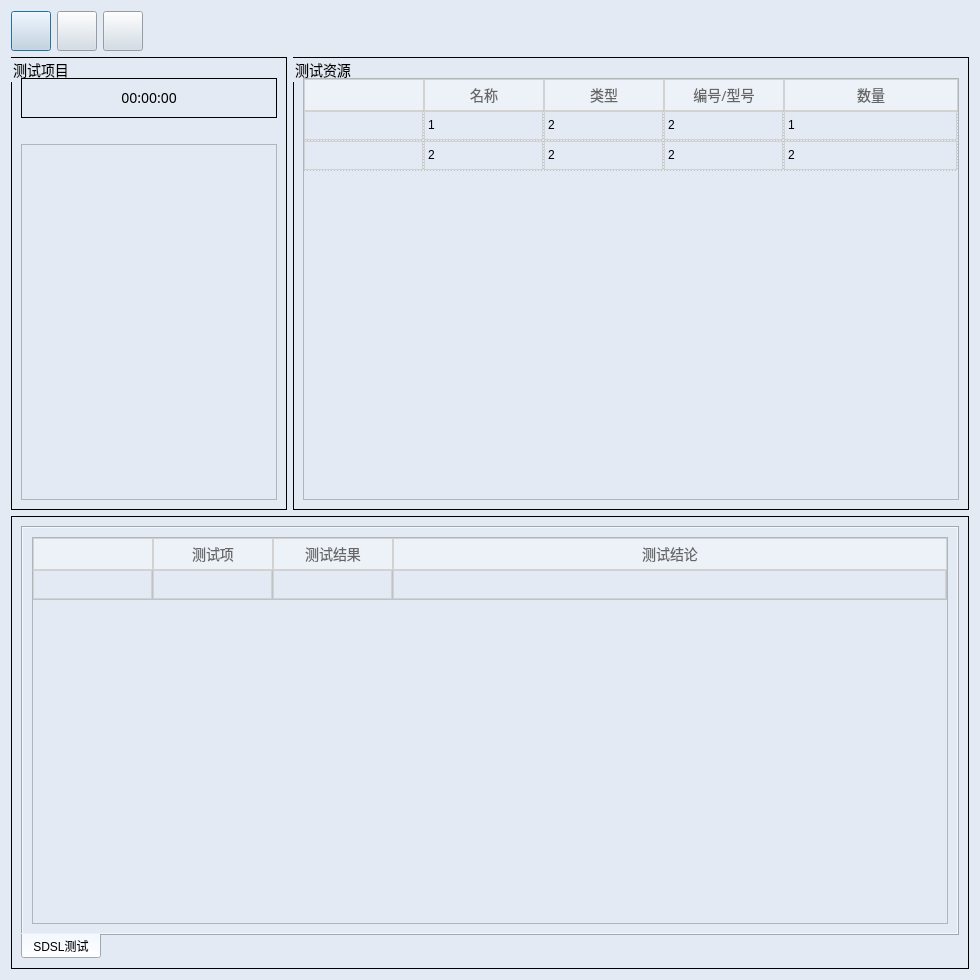
<?xml version="1.0" encoding="UTF-8"?>
<ui version="4.0">
 <class>Dialog</class>
 <widget class="QDialog" name="Dialog">
  <property name="geometry">
   <rect>
    <x>0</x>
    <y>0</y>
    <width>980</width>
    <height>980</height>
   </rect>
  </property>
  <property name="font">
   <font>
    <family>Microsoft YaHei</family>
    <pointsize>14</pointsize>
   </font>
  </property>
  <property name="windowTitle">
   <string>Dialog</string>
  </property>
  <property name="styleSheet">
   <string notr="true">QDialog{
background-color:#E3EAF4;
margin-top:10px;
}

QTextBrower{
background-color:#E3EAF4;
border-width:0;border-style:outset
}

QLineEdit{
background-color:#E3EAF4;
}

QWidget{
background-color:#E3EAF4;
}

QStackedWidget{
background-color:#E3EAF4;
}

QLabel{
font-size:14px;
font-family:Microsoft YaHei;
background-color:#E3EAF4;
}

QGroupBox{
font-size:14px;
font-family:Microsoft YaHei;
border:1px solid rgb(0, 0, 0);
background-color:#E3EAF4;
}


QToolBar{
background-color:#D5D5D5;
height:30px;
border:None;
padding:1px;
}
/****QTreeWidget****/
QTreeWidget{
background-color:#E3EAF4;
padding-top:20px;
padding-left:10px;
margin-top:20px;
}
QTreeView::item{
font: 14px;
}
QTreeView::item:selected{
selection-color: #1F95FF;
}
QTreeView::item:hover{
background-color:#D0DAE5;
}

QTreeView::branch:has-children:!has-siblings:closed,
QTreeView::branch:closed:has-children:has-siblings {
border-image: none;
image: url(imgs/common/plus.png);
}

QTreeView::branch:open:has-children:!has-siblings,
QTreeView::branch:open:has-children:has-siblings  {
border-image: none;
image: url(imgs/common/Minus.png);
}

QTreeView::branch:!has-children:!has-siblings:adjoins-item {
    border-image: url(imgs/common/tree.png);
}
QTableWidget{
outline: none;
selection-color:#666666;
alternate-background-color:#F9FAFC;
}
QTableCornerButton::section{
background: #EDF2F8;
}
QTableWidget::item{
font-size:14px;
line-height:30px;
border:1px solid #D2D2D2;
}

QTableWidget::item:hover{
background-color:#EAF7FF;
}
QHeaderView::section:vertical {
color: #666666;
text-align:center;
font: 14px Arial;
border:1px solid #D2D2D2;
background: #F9FBFD;
width: 40px;
height:30px;
alternate-background-color:#F9FAFC;
}
QHeaderView::section:horizontal {
color: #666666;
font: 14px Microsoft YaHei;
padding: 0px 1px 0 1px;
text-align:center;
border:1px solid #D2D2D2;
background: #EDF2F8;
height: 30px;
alternate-background-color:#F9FAFC;
}
QScrollBar:vertical{
border: 5px solid #D5D5D5;
}
/****QPushButton****/
QPushButton{
width:32px;
height:32px;
background-color:#D0DAE5;
color: #FFFFFF;
font-size:14px;
font-family:Microsoft YaHei;
}
QPushButton:hover{
background-color:#2784D6;
cursor:pointer;
}
QPushButton:pressed{
background-color:#2784D6;
}
</string>
  </property>
  <layout class="QGridLayout" name="gridLayout_11">
   <item row="0" column="0">
    <layout class="QGridLayout" name="gridLayout_10">
     <item row="0" column="0">
      <layout class="QGridLayout" name="gridLayout_7">
       <item row="0" column="0">
        <layout class="QGridLayout" name="gridLayout">
         <item row="0" column="0">
          <widget class="QPushButton" name="pushButton_start">
           <property name="styleSheet">
            <string notr="true"/>
           </property>
           <property name="text">
            <string/>
           </property>
           <property name="icon">
            <iconset resource="../iconQrc.qrc">
             <normaloff>:/newPrefix/icon/start.ico</normaloff>:/newPrefix/icon/start.ico</iconset>
           </property>
           <property name="iconSize">
            <size>
             <width>32</width>
             <height>31</height>
            </size>
           </property>
          </widget>
         </item>
         <item row="0" column="1">
          <widget class="QPushButton" name="pushButton_restart">
           <property name="styleSheet">
            <string notr="true"/>
           </property>
           <property name="text">
            <string/>
           </property>
           <property name="icon">
            <iconset resource="../iconQrc.qrc">
             <normaloff>:/newPrefix/icon/stop.ico</normaloff>:/newPrefix/icon/stop.ico</iconset>
           </property>
           <property name="iconSize">
            <size>
             <width>32</width>
             <height>31</height>
            </size>
           </property>
          </widget>
         </item>
         <item row="0" column="2">
          <widget class="QPushButton" name="pushButton_close">
           <property name="styleSheet">
            <string notr="true"/>
           </property>
           <property name="text">
            <string/>
           </property>
           <property name="icon">
            <iconset resource="../iconQrc.qrc">
             <normaloff>:/newPrefix/icon/cancel.ico</normaloff>:/newPrefix/icon/cancel.ico</iconset>
           </property>
           <property name="iconSize">
            <size>
             <width>32</width>
             <height>31</height>
            </size>
           </property>
          </widget>
         </item>
        </layout>
       </item>
       <item row="0" column="1">
        <spacer name="horizontalSpacer">
         <property name="orientation">
          <enum>Qt::Horizontal</enum>
         </property>
         <property name="sizeHint" stdset="0">
          <size>
           <width>40</width>
           <height>20</height>
          </size>
         </property>
        </spacer>
       </item>
      </layout>
     </item>
     <item row="1" column="0">
      <layout class="QHBoxLayout" name="horizontalLayout" stretch="0,2">
       <item>
        <widget class="QGroupBox" name="groupBox_test_modules">
         <property name="title">
          <string>测试项目</string>
         </property>
         <layout class="QGridLayout" name="gridLayout_6">
          <property name="topMargin">
           <number>20</number>
          </property>
          <property name="verticalSpacing">
           <number>6</number>
          </property>
          <item row="0" column="0">
           <layout class="QGridLayout" name="gridLayout_3" rowstretch="0,3">
            <item row="0" column="0">
             <widget class="QGroupBox" name="groupBox_2">
              <property name="title">
               <string/>
              </property>
              <layout class="QGridLayout" name="gridLayout_2">
               <item row="0" column="0">
                <widget class="QLabel" name="label_test_duration">
                 <property name="font">
                  <font>
                   <family>Microsoft YaHei</family>
                   <pointsize>-1</pointsize>
                   <kerning>false</kerning>
                  </font>
                 </property>
                 <property name="text">
                  <string>00:00:00</string>
                 </property>
                 <property name="textFormat">
                  <enum>Qt::PlainText</enum>
                 </property>
                 <property name="alignment">
                  <set>Qt::AlignCenter</set>
                 </property>
                </widget>
               </item>
              </layout>
             </widget>
            </item>
            <item row="1" column="0">
             <widget class="QTreeWidget" name="treeWidget">
              <property name="headerHidden">
               <bool>true</bool>
              </property>
              <column>
               <property name="text">
                <string>1</string>
               </property>
              </column>
             </widget>
            </item>
           </layout>
          </item>
         </layout>
        </widget>
       </item>
       <item>
        <widget class="QGroupBox" name="groupBox_test_resource">
         <property name="title">
          <string>测试资源</string>
         </property>
         <layout class="QGridLayout" name="gridLayout_5">
          <property name="topMargin">
           <number>20</number>
          </property>
          <item row="0" column="0">
           <widget class="QTableWidget" name="tableWidget_test_resource">
            <property name="gridStyle">
             <enum>Qt::DotLine</enum>
            </property>
            <attribute name="horizontalHeaderCascadingSectionResizes">
             <bool>true</bool>
            </attribute>
            <attribute name="horizontalHeaderDefaultSectionSize">
             <number>120</number>
            </attribute>
            <attribute name="horizontalHeaderStretchLastSection">
             <bool>true</bool>
            </attribute>
            <attribute name="verticalHeaderVisible">
             <bool>false</bool>
            </attribute>
            <row>
             <property name="text">
              <string>1</string>
             </property>
            </row>
            <row>
             <property name="text">
              <string>2</string>
             </property>
            </row>
            <column>
             <property name="text">
              <string/>
             </property>
            </column>
            <column>
             <property name="text">
              <string>名称</string>
             </property>
            </column>
            <column>
             <property name="text">
              <string>类型</string>
             </property>
            </column>
            <column>
             <property name="text">
              <string>编号/型号</string>
             </property>
            </column>
            <column>
             <property name="text">
              <string>数量</string>
             </property>
            </column>
            <item row="0" column="1">
             <property name="text">
              <string>1</string>
             </property>
            </item>
            <item row="0" column="2">
             <property name="text">
              <string>2</string>
             </property>
            </item>
            <item row="0" column="3">
             <property name="text">
              <string>2</string>
             </property>
            </item>
            <item row="0" column="4">
             <property name="text">
              <string>1</string>
             </property>
            </item>
            <item row="1" column="1">
             <property name="text">
              <string>2</string>
             </property>
            </item>
            <item row="1" column="2">
             <property name="text">
              <string>2</string>
             </property>
            </item>
            <item row="1" column="3">
             <property name="text">
              <string>2</string>
             </property>
            </item>
            <item row="1" column="4">
             <property name="text">
              <string>2</string>
             </property>
            </item>
           </widget>
          </item>
         </layout>
        </widget>
       </item>
      </layout>
     </item>
     <item row="2" column="0">
      <widget class="QGroupBox" name="groupBox_test_results">
       <property name="title">
        <string/>
       </property>
       <layout class="QGridLayout" name="gridLayout_4">
        <item row="0" column="0">
         <widget class="QTabWidget" name="tabWidget">
          <property name="tabPosition">
           <enum>QTabWidget::South</enum>
          </property>
          <property name="currentIndex">
           <number>0</number>
          </property>
          <widget class="QWidget" name="tab_2">
           <attribute name="title">
            <string>SDSL测试</string>
           </attribute>
           <layout class="QGridLayout" name="gridLayout_9">
            <item row="0" column="0">
             <widget class="QTableWidget" name="tableWidget_test_results">
              <attribute name="horizontalHeaderDefaultSectionSize">
               <number>120</number>
              </attribute>
              <attribute name="horizontalHeaderStretchLastSection">
               <bool>true</bool>
              </attribute>
              <attribute name="verticalHeaderVisible">
               <bool>false</bool>
              </attribute>
              <row>
               <property name="text">
                <string>1</string>
               </property>
              </row>
              <column>
               <property name="text">
                <string/>
               </property>
              </column>
              <column>
               <property name="text">
                <string>测试项</string>
               </property>
              </column>
              <column>
               <property name="text">
                <string>测试结果</string>
               </property>
              </column>
              <column>
               <property name="text">
                <string>测试结论</string>
               </property>
              </column>
             </widget>
            </item>
           </layout>
          </widget>
         </widget>
        </item>
       </layout>
      </widget>
     </item>
    </layout>
   </item>
  </layout>
 </widget>
 <resources>
  <include location="../iconQrc.qrc"/>
 </resources>
 <connections/>
</ui>
